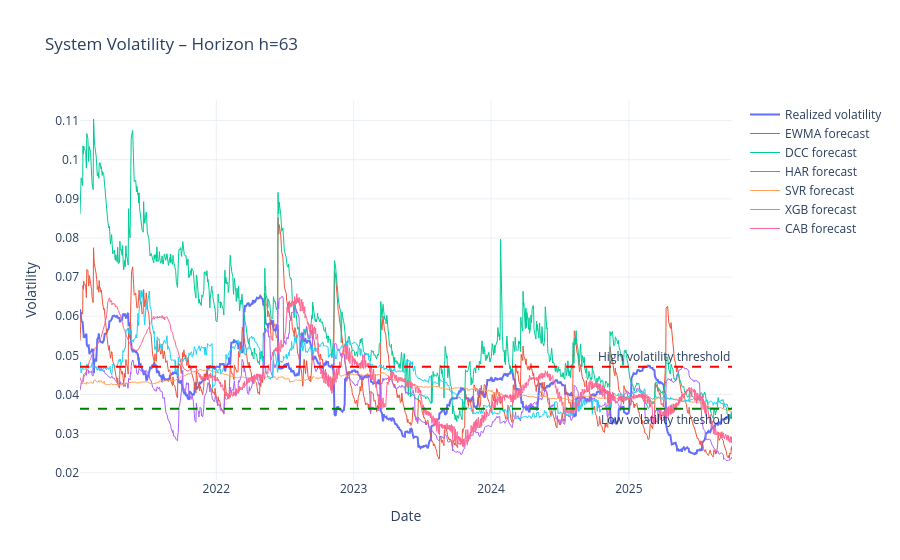

The cell this chart's notebook holds for it:
### Code cell
import plotly.graph_objects as go

fig = go.Figure()

# Realized volatility
fig.add_trace(go.Scatter(
    x=vol_df.index,
    y=vol_df["Realized"],
    mode="lines",
    name="Realized volatility",
    line=dict(width=2)
))

# Model forecasts
for model in models:
    
    fig.add_trace(go.Scatter(
        x=vol_df.index,
        y=vol_df[model],
        mode="lines",
        name=f"{model} forecast",
        line=dict(width=1)
    ))

# Low volatility threshold
fig.add_hline(
    y=low_threshold,
    line_dash="dash",
    line_color="green",
    annotation_text="Low volatility threshold",
    annotation_position="bottom right"
)

# High volatility threshold
fig.add_hline(
    y=high_threshold,
    line_dash="dash",
    line_color="red",
    annotation_text="High volatility threshold",
    annotation_position="top right"
)

fig.update_layout(
    title=f"System Volatility – Horizon h={H}",
    xaxis_title="Date",
    yaxis_title="Volatility",
    hovermode="x unified",
    template="plotly_white"
)

fig.show()

### Figure 1 — Plotly figure (JSON) as saved in the notebook; plotly's stock layout.template omitted (floating-point values rounded to 4 significant figures; data arrays with more than 128 entries replaced by an {"elided": "..."} marker saying what was removed)
{"data": [{"line": {"width": 2}, "mode": "lines", "name": "Realized volatility", "type": "scatter", "x": {"elided": "1193 str values"}, "y": {"elided": "1193 float values"}}, {"line": {"width": 1}, "mode": "lines", "name": "EWMA forecast", "type": "scatter", "x": {"elided": "1193 str values"}, "y": {"elided": "1193 float values"}}, {"line": {"width": 1}, "mode": "lines", "name": "DCC forecast", "type": "scatter", "x": {"elided": "1193 str values"}, "y": {"elided": "1193 float values"}}, {"line": {"width": 1}, "mode": "lines", "name": "HAR forecast", "type": "scatter", "x": {"elided": "1193 str values"}, "y": {"elided": "1193 float values"}}, {"line": {"width": 1}, "mode": "lines", "name": "SVR forecast", "type": "scatter", "x": {"elided": "1193 str values"}, "y": {"elided": "1193 float values"}}, {"line": {"width": 1}, "mode": "lines", "name": "XGB forecast", "type": "scatter", "x": {"elided": "1193 str values"}, "y": {"elided": "1193 float values"}}, {"line": {"width": 1}, "mode": "lines", "name": "CAB forecast", "type": "scatter", "x": {"elided": "1193 str values"}, "y": {"elided": "1193 float values"}}], "layout": {"annotations": [{"showarrow": false, "text": "Low volatility threshold", "x": 1, "xanchor": "right", "xref": "x domain", "y": 0.03634, "yanchor": "top", "yref": "y"}, {"showarrow": false, "text": "High volatility threshold", "x": 1, "xanchor": "right", "xref": "x domain", "y": 0.04709, "yanchor": "bottom", "yref": "y"}], "hovermode": "x unified", "shapes": [{"line": {"color": "green", "dash": "dash"}, "type": "line", "x0": 0, "x1": 1, "xref": "x domain", "y0": 0.03634, "y1": 0.03634, "yref": "y"}, {"line": {"color": "red", "dash": "dash"}, "type": "line", "x0": 0, "x1": 1, "xref": "x domain", "y0": 0.04709, "y1": 0.04709, "yref": "y"}], "title": {"text": "System Volatility – Horizon h=63"}, "xaxis": {"title": {"text": "Date"}}, "yaxis": {"title": {"text": "Volatility"}}}}
